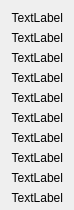
  <widget class="QWidget" name="layoutWidget">
   <property name="geometry">
    <rect>
     <x>200</x>
     <y>280</y>
     <width>71</width>
     <height>200</height>
    </rect>
   </property>
   <layout class="QVBoxLayout" name="verticalLayout_2">
    <property name="bottomMargin">
     <number>5</number>
    </property>
    <item>
     <widget class="QLabel" name="label_bid_v1">
      <property name="text">
       <string>TextLabel</string>
      </property>
      <property name="alignment">
       <set>Qt::AlignRight|Qt::AlignTrailing|Qt::AlignVCenter</set>
      </property>
     </widget>
    </item>
    <item>
     <widget class="QLabel" name="label_bid_v2">
      <property name="text">
       <string>TextLabel</string>
      </property>
      <property name="alignment">
       <set>Qt::AlignRight|Qt::AlignTrailing|Qt::AlignVCenter</set>
      </property>
     </widget>
    </item>
    <item>
     <widget class="QLabel" name="label_bid_v3">
      <property name="text">
       <string>TextLabel</string>
      </property>
      <property name="alignment">
       <set>Qt::AlignRight|Qt::AlignTrailing|Qt::AlignVCenter</set>
      </property>
     </widget>
    </item>
    <item>
     <widget class="QLabel" name="label_bid_v4">
      <property name="text">
       <string>TextLabel</string>
      </property>
      <property name="alignment">
       <set>Qt::AlignRight|Qt::AlignTrailing|Qt::AlignVCenter</set>
      </property>
     </widget>
    </item>
    <item>
     <widget class="QLabel" name="label_bid_v5">
      <property name="text">
       <string>TextLabel</string>
      </property>
      <property name="alignment">
       <set>Qt::AlignRight|Qt::AlignTrailing|Qt::AlignVCenter</set>
      </property>
     </widget>
    </item>
    <item>
     <widget class="QLabel" name="label_bid_v6">
      <property name="text">
       <string>TextLabel</string>
      </property>
      <property name="alignment">
       <set>Qt::AlignRight|Qt::AlignTrailing|Qt::AlignVCenter</set>
      </property>
     </widget>
    </item>
    <item>
     <widget class="QLabel" name="label_bid_v7">
      <property name="text">
       <string>TextLabel</string>
      </property>
      <property name="alignment">
       <set>Qt::AlignRight|Qt::AlignTrailing|Qt::AlignVCenter</set>
      </property>
     </widget>
    </item>
    <item>
     <widget class="QLabel" name="label_bid_v8">
      <property name="text">
       <string>TextLabel</string>
      </property>
      <property name="alignment">
       <set>Qt::AlignRight|Qt::AlignTrailing|Qt::AlignVCenter</set>
      </property>
     </widget>
    </item>
    <item>
     <widget class="QLabel" name="label_bid_v9">
      <property name="text">
       <string>TextLabel</string>
      </property>
      <property name="alignment">
       <set>Qt::AlignRight|Qt::AlignTrailing|Qt::AlignVCenter</set>
      </property>
     </widget>
    </item>
    <item>
     <widget class="QLabel" name="label_bid_v10">
      <property name="text">
       <string>TextLabel</string>
      </property>
      <property name="alignment">
       <set>Qt::AlignRight|Qt::AlignTrailing|Qt::AlignVCenter</set>
      </property>
     </widget>
    </item>
   </layout>
  </widget>
